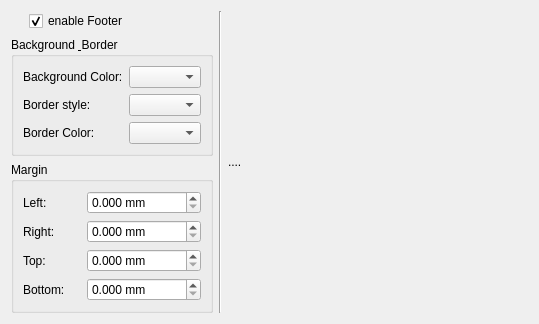
     <widget class="QWidget" name="tab_4" >
      <attribute name="title" >
       <string>Footer</string>
      </attribute>
      <layout class="QGridLayout" name="gridLayout_10" >
       <item row="0" column="0" >
        <layout class="QHBoxLayout" name="horizontalLayout_10" >
         <item>
          <layout class="QVBoxLayout" name="verticalLayout_11" >
           <item>
            <layout class="QHBoxLayout" name="horizontalLayout_11" >
             <item>
              <spacer name="horizontalSpacer" >
               <property name="orientation" >
                <enum>Qt::Horizontal</enum>
               </property>
               <property name="sizeType" >
                <enum>QSizePolicy::Fixed</enum>
               </property>
               <property name="sizeHint" stdset="0" >
                <size>
                 <width>18</width>
                 <height>20</height>
                </size>
               </property>
              </spacer>
             </item>
             <item>
              <widget class="QCheckBox" name="yesheader_2" >
               <property name="text" >
                <string>enable Footer</string>
               </property>
               <property name="checked" >
                <bool>true</bool>
               </property>
              </widget>
             </item>
            </layout>
           </item>
           <item>
            <widget class="QGroupBox" name="groupBox_5" >
             <property name="title" >
              <string>Background &amp; Border</string>
             </property>
             <layout class="QGridLayout" name="gridLayout_8" >
              <item row="0" column="0" >
               <layout class="QHBoxLayout" name="horizontalLayout_12" >
                <item>
                 <layout class="QVBoxLayout" name="verticalLayout_12" >
                  <item>
                   <widget class="QLabel" name="label_16" >
                    <property name="text" >
                     <string>Background Color:</string>
                    </property>
                   </widget>
                  </item>
                  <item>
                   <widget class="QLabel" name="label_17" >
                    <property name="text" >
                     <string>Border style:</string>
                    </property>
                   </widget>
                  </item>
                  <item>
                   <widget class="QLabel" name="label_18" >
                    <property name="text" >
                     <string>Border Color:</string>
                    </property>
                   </widget>
                  </item>
                 </layout>
                </item>
                <item>
                 <layout class="QVBoxLayout" name="verticalLayout_13" >
                  <item>
                   <widget class="QComboBox" name="comboBox_5" />
                  </item>
                  <item>
                   <widget class="QComboBox" name="comboBox_6" />
                  </item>
                  <item>
                   <widget class="QComboBox" name="comboBox_7" />
                  </item>
                 </layout>
                </item>
               </layout>
              </item>
             </layout>
            </widget>
           </item>
           <item>
            <widget class="QGroupBox" name="groupBox_6" >
             <property name="title" >
              <string>Margin</string>
             </property>
             <layout class="QGridLayout" name="gridLayout_9" >
              <item row="0" column="0" >
               <layout class="QHBoxLayout" name="horizontalLayout_13" >
                <item>
                 <layout class="QVBoxLayout" name="verticalLayout_14" >
                  <item>
                   <widget class="QLabel" name="label_19" >
                    <property name="text" >
                     <string>Left:</string>
                    </property>
                   </widget>
                  </item>
                  <item>
                   <widget class="QLabel" name="label_20" >
                    <property name="text" >
                     <string>Right:</string>
                    </property>
                   </widget>
                  </item>
                  <item>
                   <widget class="QLabel" name="label_21" >
                    <property name="text" >
                     <string>Top:</string>
                    </property>
                   </widget>
                  </item>
                  <item>
                   <widget class="QLabel" name="label_22" >
                    <property name="text" >
                     <string>Bottom:</string>
                    </property>
                   </widget>
                  </item>
                 </layout>
                </item>
                <item>
                 <layout class="QVBoxLayout" name="verticalLayout_15" >
                  <item>
                   <widget class="QDoubleSpinBox" name="doubleSpinBox_11" >
                    <property name="suffix" >
                     <string> mm</string>
                    </property>
                    <property name="decimals" >
                     <number>3</number>
                    </property>
                    <property name="minimum" >
                     <double>0.000000000000000</double>
                    </property>
                    <property name="maximum" >
                     <double>99999999.000000000000000</double>
                    </property>
                    <property name="value" >
                     <double>0.000000000000000</double>
                    </property>
                   </widget>
                  </item>
                  <item>
                   <widget class="QDoubleSpinBox" name="doubleSpinBox_12" >
                    <property name="suffix" >
                     <string> mm</string>
                    </property>
                    <property name="decimals" >
                     <number>3</number>
                    </property>
                    <property name="minimum" >
                     <double>0.000000000000000</double>
                    </property>
                    <property name="maximum" >
                     <double>99999999.000000000000000</double>
                    </property>
                    <property name="value" >
                     <double>0.000000000000000</double>
                    </property>
                   </widget>
                  </item>
                  <item>
                   <widget class="QDoubleSpinBox" name="doubleSpinBox_13" >
                    <property name="suffix" >
                     <string> mm</string>
                    </property>
                    <property name="decimals" >
                     <number>3</number>
                    </property>
                    <property name="minimum" >
                     <double>0.000000000000000</double>
                    </property>
                    <property name="maximum" >
                     <double>99999999.000000000000000</double>
                    </property>
                    <property name="value" >
                     <double>0.000000000000000</double>
                    </property>
                   </widget>
                  </item>
                  <item>
                   <widget class="QDoubleSpinBox" name="doubleSpinBox_14" >
                    <property name="suffix" >
                     <string> mm</string>
                    </property>
                    <property name="decimals" >
                     <number>3</number>
                    </property>
                    <property name="minimum" >
                     <double>0.000000000000000</double>
                    </property>
                    <property name="maximum" >
                     <double>99999999.000000000000000</double>
                    </property>
                    <property name="value" >
                     <double>0.000000000000000</double>
                    </property>
                   </widget>
                  </item>
                 </layout>
                </item>
               </layout>
              </item>
             </layout>
            </widget>
           </item>
          </layout>
         </item>
         <item>
          <widget class="Line" name="line_3" >
           <property name="orientation" >
            <enum>Qt::Vertical</enum>
           </property>
          </widget>
         </item>
         <item>
          <widget class="QLabel" name="preview_3" >
           <property name="sizePolicy" >
            <sizepolicy vsizetype="Expanding" hsizetype="Expanding" >
             <horstretch>0</horstretch>
             <verstretch>0</verstretch>
            </sizepolicy>
           </property>
           <property name="minimumSize" >
            <size>
             <width>300</width>
             <height>297</height>
            </size>
           </property>
           <property name="text" >
            <string>....</string>
           </property>
          </widget>
         </item>
        </layout>
       </item>
      </layout>
     </widget>
